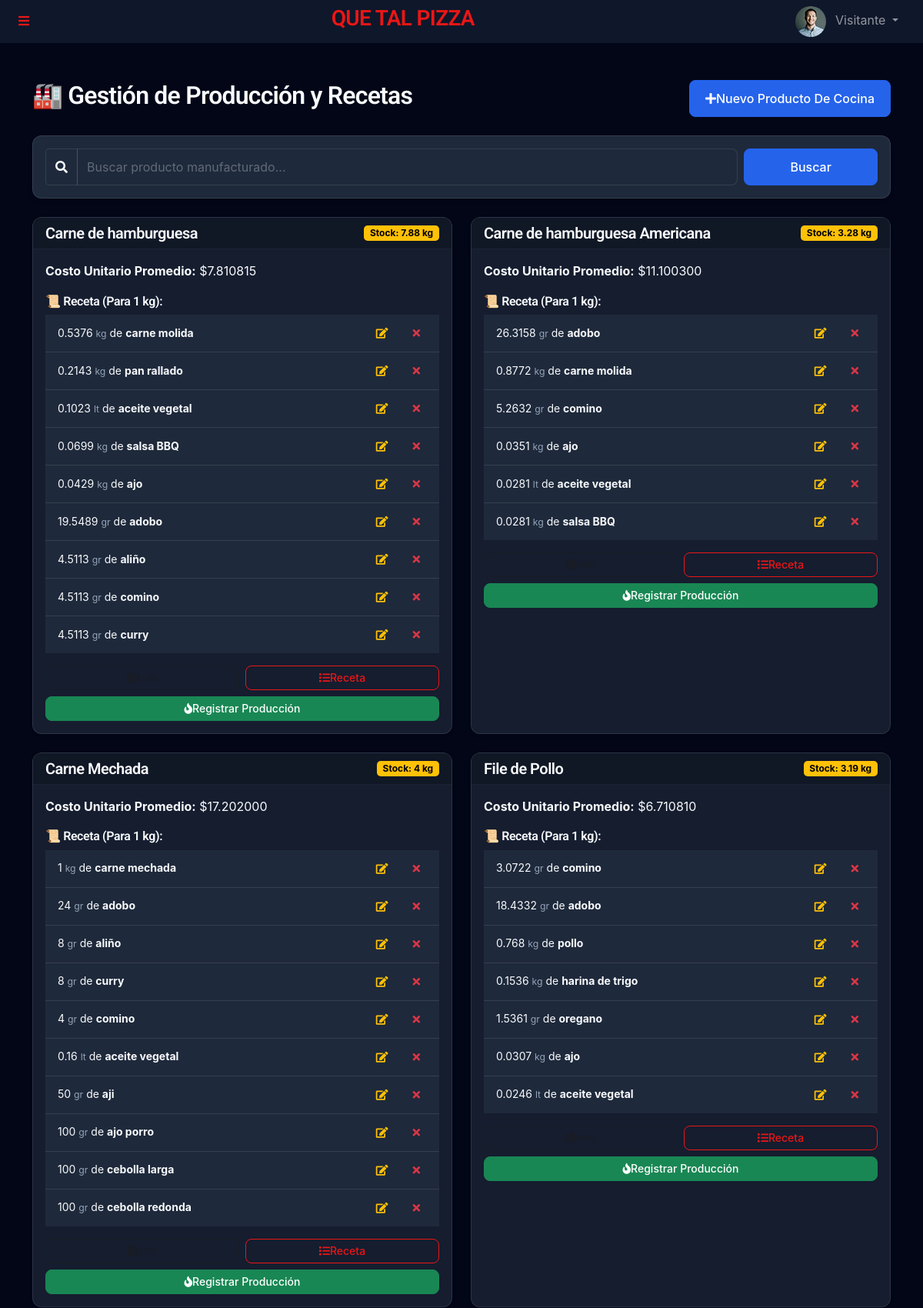
/admin/manufactura.php (upper part), run on the app's committed database.
### tables this page shows
CREATE TABLE `manufactured_products` (
  `id` int(11) NOT NULL,
  `name` varchar(100) NOT NULL,
  `unit` varchar(20) NOT NULL DEFAULT 'und',
  `stock` decimal(20,6) DEFAULT 0.000000,
  `unit_cost_average` decimal(20,6) DEFAULT 0.000000,
  `last_production_date` datetime DEFAULT NULL,
  `min_stock` decimal(20,6) DEFAULT 0.000000,
  `short_code` varchar(50) DEFAULT NULL
);

CREATE TABLE `production_recipes` (
  `id` int(11) NOT NULL,
  `manufactured_product_id` int(11) NOT NULL,
  `raw_material_id` int(11) NOT NULL,
  `quantity_required` decimal(10,4) NOT NULL
);

CREATE TABLE `raw_materials` (
  `id` int(11) NOT NULL,
  `name` varchar(100) NOT NULL,
  `unit` varchar(20) NOT NULL,
  `stock_quantity` decimal(20,6) DEFAULT 0.000000,
  `cost_per_unit` decimal(20,6) DEFAULT 0.000000,
  `min_stock` decimal(20,6) DEFAULT 5.000000,
  `is_cooking_supply` tinyint(1) DEFAULT 0,
  `category` enum('ingredient','packaging','supply') DEFAULT 'ingredient',
  `updated_at` timestamp NULL DEFAULT current_timestamp() ON UPDATE current_timestamp(),
  `short_code` varchar(50) DEFAULT NULL
);

### templates/autoload.php (called while the page is built, shortened)
<?php
require_once __DIR__ . '/../funciones/UserManager.php';
require_once __DIR__ . '/../funciones/ProductionManager.php';
$productionManager = new ProductionManager($db);

### funciones/ProductionManager.php (called while the page is built, shortened)
<?php
class ProductionManager
{
    private $db;
    public function __construct($db)
    {
        $this->db = $db;
    }
    public function searchManufacturedProducts($query = '')
    {
        $sql = "SELECT * FROM manufactured_products";
        $params = [];
        $sql .= " ORDER BY name ASC";
        $stmt = $this->db->prepare($sql);
        $stmt->execute($params);
        return $stmt->fetchAll(PDO::FETCH_ASSOC);
    }
    public function getRecipe($manufacturedId)
    {
        $sql = "SELECT pr.*, rm.name as material_name, rm.unit as material_unit
                FROM production_recipes pr
                JOIN raw_materials rm ON pr.raw_material_id = rm.id
                WHERE pr.manufactured_product_id = ?";
        $stmt = $this->db->prepare($sql);
        $stmt->execute([$manufacturedId]);
        return $stmt->fetchAll(PDO::FETCH_ASSOC);
    }
}
?>

### admin/manufactura.php (the view, shortened to what this page needs)
<?php
require_once '../templates/autoload.php';
$search = $_GET['search'] ?? '';
$products = $productionManager->searchManufacturedProducts($search);
require_once '../templates/header.php';
?>
<div class="container mt-5">
    <div class="d-flex justify-content-between align-items-center mb-4">
        <h2>🏭 Gestión de Producción y Recetas</h2>
        <button class="btn btn-primary" data-bs-toggle="modal" data-bs-target="#modalCreateProd">
            <i class="fa fa-plus"></i> Nuevo Producto de Cocina
        </button>
    </div>
    <div class="card mb-4 bg-light">
        <div class="card-body py-3">
            <form method="GET" action="" class="row g-2 align-items-center">
                <div class="col-md-10">
                    <div class="input-group">
                        <span class="input-group-text"><i class="fa fa-search"></i></span>
                        <input type="text" name="search" class="form-control"
                            placeholder="Buscar producto manufacturado..." value="<?= htmlspecialchars($search) ?>">
                    </div>
                </div>
                <div class="col-md-2">
                    <button type="submit" class="btn btn-primary w-100">Buscar</button>
                </div>
            </form>
        </div>
    </div>
    <div class="row">
        <?php foreach ($products as $p):
            $recipe = $productionManager->getRecipe($p['id']);
            ?>
            <div class="col-md-6 mb-4">
                <div class="card shadow-sm h-100">
                    <div class="card-header bg-dark text-white d-flex justify-content-between align-items-center">
                        <h5 class="m-0"><?= htmlspecialchars($p['name']) ?></h5>
                        <?php
                        $isLow = $p['stock'] <= ($p['min_stock'] ?? 0);
                        $stockBadgeClass = $isLow ? 'bg-danger' : 'bg-warning text-dark';
                        ?>
                        <span class="badge <?= $stockBadgeClass ?>">Stock: <?= floatval($p['stock']) ?>
                            <?= $p['unit'] ?></span>
                    </div>
                    <div class="card-body">
                        <div class="mb-3">
                            <strong>Costo Unitario Promedio:</strong> $<?= number_format($p['unit_cost_average'], 6) ?>
                        </div>
                        <h6>📜 Receta (Para 1 <?= $p['unit'] ?>):</h6>
                        <?php if (empty($recipe)): ?>
                            <p class="text-danger small">No hay receta definida.</p>
                        <?php else: ?>
                            <ul class="list-group list-group-flush mb-3 small">
                                <?php foreach ($recipe as $r): ?>
                                    <li class="list-group-item d-flex justify-content-between align-items-center px-3">
                                        <span><?= floatval($r['quantity_required']) ?> <small
                                                class="text-muted"><?= $r['material_unit'] ?></small> de
                                            <strong><?= $r['material_name'] ?></strong></span>
                                        <div class="btn-group">
                                            <button type="button" class="btn btn-sm text-warning hover-scale me-1"
                                                onclick="openEditRecipeModal(<?= $r['id'] ?>, '<?= addslashes($r['material_name']) ?>', <?= floatval($r['quantity_required']) ?>)"
                                                title="Editar Cantidad">
                                                <i class="fa fa-edit"></i>
                                            </button>
                                            <form method="POST" style="display:inline;"
                                                onsubmit="return confirm('¿Quitar ingrediente?')">
                                                <button type="submit" class="btn btn-sm text-danger hover-scale" title="Eliminar"><i
                                                        class="fa fa-times"></i></button>
                                            </form>
                                        </div>
                                    </li>
                                <?php endforeach; ?>
                            </ul>
                        <?php endif; ?>
                        <div class="d-grid gap-2">
                            <div class="row g-2">
                                <div class="col-6">
                                    <button class="btn btn-outline-secondary btn-sm w-100"
                                        onclick="openEditInfoModal(<?= $p['id'] ?>, '<?= htmlspecialchars($p['name']) ?>', '<?= $p['unit'] ?>', <?= floatval($p['min_stock']) ?>)">
                                        <i class="fa fa-info-circle"></i> Info
                                    </button>
                                </div>
                                <div class="col-6">
                                    <button class="btn btn-outline-primary btn-sm w-100"
                                        onclick="openRecipeModal(<?= $p['id'] ?>, '<?= $p['name'] ?>', '<?= $p['unit'] ?>')">
                                        <i class="fa fa-list"></i> Receta
                                    </button>
                                </div>
                            </div>
                            <button class="btn btn-success btn-sm"
                                onclick="openProduceModal(<?= $p['id'] ?>, '<?= $p['name'] ?>', '<?= $p['unit'] ?>')"
                                <?= empty($recipe) ? 'disabled' : '' ?>>
                                <i class="fa fa-fire"></i> Registrar Producción
                            </button>
                        </div>
                    </div>
                </div>
            </div>
        <?php endforeach; ?>
    </div>
</div>
<?php require_once '../templates/footer.php'; ?>

### css/style.css (style rules this page uses)
:root { --primary: #2563eb; --primary-dark: #1e40af; --secondary: #0f172a; --surface: #1e293b; --background: #020617; --text-main: #f8fafc; --text-muted: #94a3b8; --accent: #ef4444; --success: #10b981; --touch-target: 48px; --radius-sm: 8px; --radius-md: 12px; --radius-lg: 16px; }
body { background-color: var(--background); color: var(--text-main); font-family: 'Inter', system-ui, -apple-system, sans-serif; line-height: 1.6; }
.card, .card-product { background: rgba(30, 41, 59, 0.7); backdrop-filter: blur(12px); -webkit-backdrop-filter: blur(12px); border: 1px solid rgba(255, 255, 255, 0.1); border-radius: var(--radius-md); box-shadow: 0 4px 6px -1px rgba(0, 0, 0, 0.1), 0 2px 4px -1px rgba(0, 0, 0, 0.06); transition: transform 0.2s ease, box-shadow 0.2s ease; }
h1, h2, h3, h4, h5, h6 { font-weight: 600; color: var(--text-main); letter-spacing: -0.025em; }
.text-muted { color: var(--text-muted) !important; }
.bg-light, .bg-white { background-color: var(--surface) !important; color: var(--text-main) !important; }
.text-dark, .text-body { color: var(--text-main) !important; }
.badge.bg-info, .badge.bg-warning, .badge.bg-light, .alert-warning, .alert-info, .alert-light, .card.bg-warning, .card.bg-info, .card.bg-light, .bg-warning .text-dark, .bg-info .text-dark { color: #000 !important; }
.badge.text-dark { color: #000 !important; }
input, select, textarea, .form-control, .form-select, .input-group-text { background-color: var(--surface) !important; color: var(--text-main) !important; border: 1px solid rgba(255, 255, 255, 0.1) !important; }
.form-control::placeholder { color: rgba(255, 255, 255, 0.3); }
.card-header, .card-footer { background-color: rgba(0, 0, 0, 0.2) !important; border-color: rgba(255, 255, 255, 0.05) !important; }
.list-group-item { background-color: var(--surface) !important; color: var(--text-main) !important; border-color: rgba(255, 255, 255, 0.1) !important; }
.btn { min-height: var(--touch-target); padding: 0.5rem 1.25rem; font-weight: 500; border-radius: var(--radius-sm); display: inline-flex; align-items: center; justify-content: center; transition: all 0.2s; text-transform: capitalize; }
.btn-primary { background-color: var(--primary); border-color: var(--primary); }
.btn-sm, .btn-group-sm>.btn { min-height: 32px !important; padding: 0.25rem 0.5rem; font-size: 0.875rem; }
.hover-scale { transition: transform 0.2s; }
.list-group-item .btn { margin-left: 10px; }
.form-control { background-color: var(--surface); border: 1px solid rgba(255, 255, 255, 0.1); color: var(--text-main); border-radius: var(--radius-sm); min-height: var(--touch-target); }

### data on the page
manufactured_products: name "Carne de hamburguesa", stock "7.88", unit "kg", unit_cost_average "7.810815"
production_recipes: quantity_required "0.5376", raw_material.unit "kg", raw_material.name "carne molida"
production_recipes: quantity_required "0.2143", raw_material.unit "kg", raw_material.name "pan rallado"
production_recipes: quantity_required "0.1023", raw_material.unit "lt", raw_material.name "aceite vegetal"
production_recipes: quantity_required "0.0699", raw_material.unit "kg", raw_material.name "salsa BBQ"
production_recipes: quantity_required "0.0429", raw_material.unit "kg", raw_material.name "ajo"
production_recipes: quantity_required "19.5489", raw_material.unit "gr", raw_material.name "adobo"
production_recipes: quantity_required "4.5113", raw_material.unit "gr", raw_material.name "aliño"
production_recipes: quantity_required "4.5113", raw_material.unit "gr", raw_material.name "comino"
production_recipes: quantity_required "4.5113", raw_material.unit "gr", raw_material.name "curry"
manufactured_products: name "Carne de hamburguesa Americana", stock "3.28", unit "kg", unit_cost_average "11.100300"
production_recipes: quantity_required "26.3158", raw_material.unit "gr", raw_material.name "adobo"
production_recipes: quantity_required "0.8772", raw_material.unit "kg", raw_material.name "carne molida"
production_recipes: quantity_required "5.2632", raw_material.unit "gr", raw_material.name "comino"
production_recipes: quantity_required "0.0351", raw_material.unit "kg", raw_material.name "ajo"
production_recipes: quantity_required "0.0281", raw_material.unit "lt", raw_material.name "aceite vegetal"
production_recipes: quantity_required "0.0281", raw_material.unit "kg", raw_material.name "salsa BBQ"
manufactured_products: name "Carne Mechada", stock "4", unit "kg", unit_cost_average "17.202000"
production_recipes: quantity_required "1", raw_material.unit "kg", raw_material.name "carne mechada"
production_recipes: quantity_required "24", raw_material.unit "gr", raw_material.name "adobo"
production_recipes: quantity_required "8", raw_material.unit "gr", raw_material.name "aliño"
production_recipes: quantity_required "8", raw_material.unit "gr", raw_material.name "curry"
production_recipes: quantity_required "4", raw_material.unit "gr", raw_material.name "comino"
production_recipes: quantity_required "0.16", raw_material.unit "lt", raw_material.name "aceite vegetal"
production_recipes: quantity_required "50", raw_material.unit "gr", raw_material.name "aji"
production_recipes: quantity_required "100", raw_material.unit "gr", raw_material.name "ajo porro"
production_recipes: quantity_required "100", raw_material.unit "gr", raw_material.name "cebolla larga"
production_recipes: quantity_required "100", raw_material.unit "gr", raw_material.name "cebolla redonda"
manufactured_products: name "File de Pollo", stock "3.19", unit "kg", unit_cost_average "6.710810"
production_recipes: quantity_required "3.0722", raw_material.unit "gr", raw_material.name "comino"
production_recipes: quantity_required "18.4332", raw_material.unit "gr", raw_material.name "adobo"
production_recipes: quantity_required "0.768", raw_material.unit "kg", raw_material.name "pollo"
production_recipes: quantity_required "0.1536", raw_material.unit "kg", raw_material.name "harina de trigo"
production_recipes: quantity_required "1.5361", raw_material.unit "gr", raw_material.name "oregano"
production_recipes: quantity_required "0.0307", raw_material.unit "kg", raw_material.name "ajo"
production_recipes: quantity_required "0.0246", raw_material.unit "lt", raw_material.name "aceite vegetal"

### other printed values
$GLOBALS['site_name'] "QUE TAL PIZZA"
